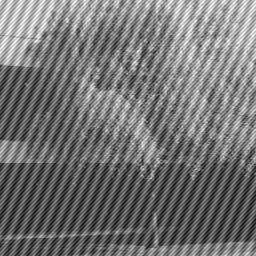
#> input picture arbol.png, 256 x 256 px
$ python Fourier2D.py
#> lines starting #> are read from the running program, lines starting #| are printed output that depends on the picture
import matplotlib.pylab as plt
#import cv2
import numpy as np
import scipy as sp
from scipy.fftpack import fft, fftfreq, ifft, fft2, ifft2, fftshift, ifftshift


arbol=plt.imread("arbol.png")
#> arbol is the input picture: shape (256, 256) float32; min 0.0471, max 1, mean 0.456
#plt.imshow(arbol)


#transformada
base,altura=np.shape(arbol)
#> base = 256; altura = 256
trans = fft2(arbol)

shi=fftshift(trans)
grashi=np.abs(shi)
fgraf=np.log(grashi)
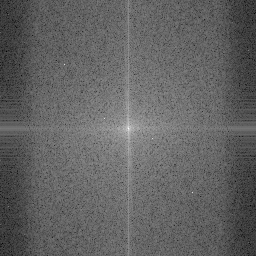
#> fgraf: shape (256, 256) float32; min -4.51, max 10.3, mean 1.23; drawn with min black and max white

#grafica de la transformada se uso logaritmo para que se note mas
plt.figure()
plt.imshow(abs(fgraf), cmap='gray')
plt.title("Transformada de Fourier")
plt.savefig("quijanoSantiago_FT2D.pdf")
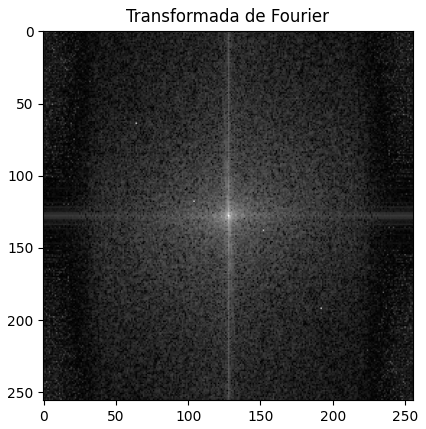
#> figure drawn by matplotlib, 1 panel


#filtrarla, informacion sale de aprenderpython.net/transformada-de-fourier/
trans2 = fft2(arbol)
shi2=fftshift(trans2)
def borrar(shi2,abj,arr,izq,der):
#> called with shi2 = array of shape (256, 256), abj = 117, arr = 120, izq = 103, der = 106
	for i in range(np.shape(shi2)[0]):
		for j in range(np.shape(shi2)[1]):
			if (i<arr and i>abj and j<der and j>izq):
				shi2[i,j]=0
	return shi2

def salvar(shi2,abj,arr,izq,der):
	for i in range(np.shape(shi2)[0]):
		for j in range(np.shape(shi2)[1]):
			if (i<arr and i>abj and j<der and j>izq):
				shi2[i,j]=shi2[i,j]
			else:
				shi2[i,j]=0
	return shi2

#shi3=salvar(shi2,0,256,120,136)
shi4=borrar(shi2,117,120,103,106)
shi5=borrar(shi4,136,139,151,154)
shi6=borrar(shi5,62,65,62,65)
shi7=borrar(shi6,191,194,191,194)
filGra=np.abs(shi7)
graficarFil=np.log(filGra)
filtra=ifftshift(shi7)
invX2=ifft2(filtra)
#

#f2=fftshift(filtr[0])
#graf2=np.log(np.abs(f2))
plt.figure()
plt.title("Transformada filtrada")
plt.imshow(graficarFil, cmap='gray')
plt.ylabel("frecuencia")
plt.xlabel(" ")
plt.colorbar()
plt.savefig("quijanoSantiago_FT2D_filtrada.pdf")
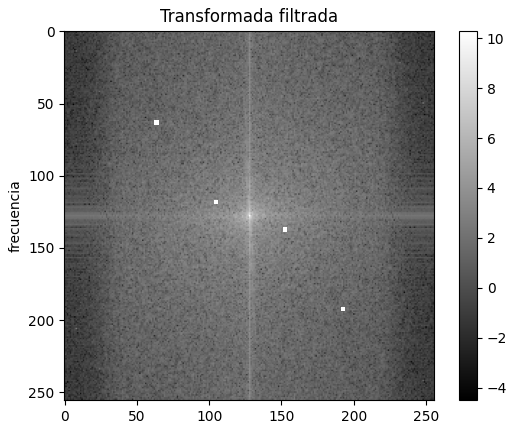
#> figure drawn by matplotlib, 2 panels

plt.figure()
plt.title("Imagen despues de filtro")
plt.imshow(abs(invX2))
plt.savefig("quijanoSantiago_Imagen_Filtrada.pdf")
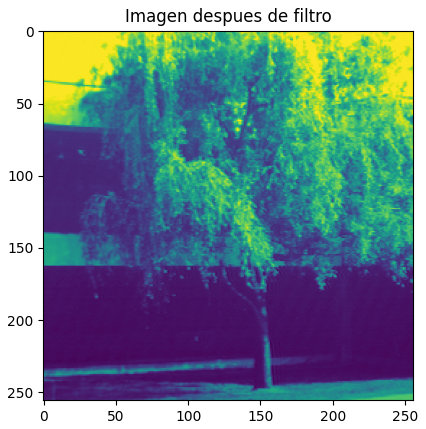
#> figure drawn by matplotlib, 1 panel
#plt.show()
#######
